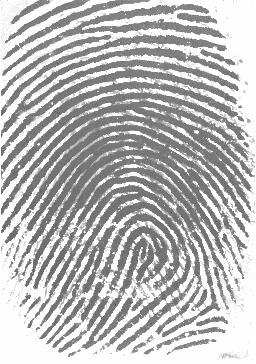
%> input picture code/picture/101_1_1.jpg, 256 x 364 px
$ octave ce010.m   (GNU Octave 9; MATLAB toolbox functions it lacks are replaced by stand-ins)
%> lines starting %> are read from the running program, lines starting %| are printed output that depends on the picture; in (x1, y1, x2, y2) boxes, pixels count from 0 and x2, y2 are one past the last pixel; in counts of white or black regions, pixels touching at a corner belong together; the program's own positions count from 1
### code/adaptiveThres.m
function [o] = adaptiveThres(a,W,noShow);
%Adaptive thresholding is performed by segmenting image a   自适应阈值是通过分割图像a实现的

[w,h] = size(a);%size(a)表示矩阵每个维度的长度
o = zeros(w,h);%w*h的0矩阵

%seperate it to W block把它分离到W区
%step to w with step length W

for i=1:W:w
for j=1:W:h
mean_thres = 0;

%white is ridge -> large白色是脊—>大

if i+W-1 <= w & j+W-1 <= h
   	mean_thres = mean2(a(i:i+W-1,j:j+W-1)); %mean():求列或行的平均数；mean2：mean(mean(a))
   	%threshold value is choosed选择阈值
      mean_thres = 0.8*mean_thres;
      %before binarization二值化前
      %ridges are black, small intensity value -> 1 (white ridge)脊线是黑色，小强度值—>1(白色脊线)
      %the background and valleys are white, large intensity value -> 0(black)
      %背景和山谷是白色的，大强度值—>0（黑色）
      o(i:i+W-1,j:j+W-1) = a(i:i+W-1,j:j+W-1) < mean_thres;
end;

end;
end;


if nargin == 2
imagesc(o);%将矩阵o中的元素数值按大小转换为不同颜色，并对坐标轴对应位置处以这种颜色染色。
colormap(gray);%输出一个灰色系的曲面图
end;

### code/direction.m
function [p,z] = direction(image,blocksize,noShow)
%	DIRECTION cacluates the local flow orientation in each local window
%方向计算每个本地窗口的局部流向
%  with size (blocksize x blocksize)
%  direction(grayScaleFingerprintImage,blocksize,graphicalShowDisableFlag)
%  return p ROI bound
%  return z ROI area

%image=adaptiveThres(image,16,0);

[w,h] = size(image);
direct = zeros(w,h);
gradient_times_value = zeros(w,h);
gradient_sq_minus_value = zeros(w,h);
gradient_for_bg_under = zeros(w,h);

W = blocksize;
theta = 0;
sum_value = 1;
bg_certainty = 0;

blockIndex = zeros(ceil(w/W),ceil(h/W));
%directionIndex = zeros(ceil(w/W),ceil(h/W));


times_value = 0;
minus_value = 0;

center = [];

%Note that the image coordinate system is
%请注意,图像坐标系是：
%x axis towards bottom and y axis towards right
%x轴朝向底部，y轴朝向右侧

filter_gradient = fspecial('sobel');%指定滤波器的类型为Sobel
%to get x gradient
I_horizontal = filter2(filter_gradient,image);%使用指定的Sobel滤波器对图像进行滤波，结果保存在I_horizontal

%to get y gradient得到y渐变
filter_gradient = transpose(filter_gradient);%转置
I_vertical = filter2(filter_gradient,image);


gradient_times_value=I_horizontal.*I_vertical;
gradient_sq_minus_value=(I_vertical-I_horizontal).*(I_vertical+I_horizontal);
gradient_for_bg_under = (I_horizontal.*I_horizontal) + (I_vertical.*I_vertical);


for i=1:W:w
    for j=1:W:h
      if j+W-1 < h & i+W-1 < w
		    times_value = sum(sum(gradient_times_value(i:i+W-1, j:j+W-1)));
          minus_value = sum(sum(gradient_sq_minus_value(i:i+W-1, j:j+W-1)));
          sum_value = sum(sum(gradient_for_bg_under(i:i+W-1, j:j+W-1)));

          bg_certainty = 0;
          theta = 0;

          if sum_value ~= 0 & times_value ~=0
             %if sum_value ~= 0 & minus_value ~= 0 & times_value ~= 0
             bg_certainty = (times_value*times_value + minus_value*minus_value)/(W*W*sum_value);

            if bg_certainty > 0.05
             blockIndex(ceil(i/W),ceil(j/W)) = 1;

             %tan_value = atan2(minus_value,2*times_value);
             tan_value = atan2(2*times_value,minus_value);


				theta = (tan_value)/2 ;
				theta = theta+pi/2;
            %now the theta is within [0,pi]

            %directionIndex(ceil(i/W),ceil(j/W)) = theta;
            %center = [center;[round(i + (W-1)/2),round(j + (W-1)/2),theta,bg_certainty]];
             center = [center;[round(i + (W-1)/2),round(j + (W-1)/2),theta]];
        		end;
        end;
    end;
 			 times_value = 0;
          minus_value = 0;
          sum_value = 0;

   end;
end;


if nargin == 2
	imagesc(direct);

	hold on;
	[u,v] = pol2cart(center(:,3),8);%将极坐标转换为直角坐标
   quiver(center(:,2),center(:,1),u,v,0,'g');%将矢量用二维箭头绘制出来
   hold off;
end;


x = bwlabel(blockIndex,4);%在二值图像中标记连通区域
%map = [0 0 0;jet(3)];
%figure
%imshow(x+1,map,'notruesize')

y = bwmorph(x,'close');%对二值图像进行指定的形态学处理
%figure
%imshow(y,map,'notruesize');

%z is the region of interest (ROI)
%with the index format

z = bwmorph(y,'open');
%figure
%imshow(z,map,'notruesize');

%p is the bound of ROI

p = bwperim(z);%查找二值图像的边缘
%figure,
%imshow(p,map,'notruesize');

%directMap = directionIndex;

### code/drawROI.m
function [roiImg,roiBound,roiArea] = drawROI(in,inBound,inArea,noShow)
%  drawROI(grayLevelFingerprintImage,ROIboundMap,ROIareaMap,flagToDisableGUI)
%  construct a ROI rectangle for the input fingerprint image and return the
%  segmented fingerprint
%为输入的指纹图像构造一个ROI矩形，并返回分割后的指纹，自动图像分割提取法
%  With the assumption that only one ROI region for each fingerprint image
%假设每个指纹图像只有一个ROI区域
[iw,ih]=size(in);
tmplate = zeros(iw,ih);
[w,h] = size(inArea);
tmp=zeros(iw,ih);
%ceil(iw/16) should = w
%ceil(ih/16) should = h

left = 1;
right = h;
upper = 1;
bottom = w;

le2ri = sum(inBound);
roiColumn = find(le2ri>0);
left = min(roiColumn);
right = max(roiColumn);

tr_bound = inBound';

up2dw=sum(tr_bound);
roiRow = find(up2dw>0);
upper = min(roiRow);
bottom = max(roiRow);

%cut out the ROI region image裁剪ROI区域图像

%show background,bound,innerArea with different gray intensity:0,100,200
%显示背景，边界，不同灰度的内部区域：0，100，200
for i = upper:1:bottom
   for j = left:1:right
      if inBound(i,j) == 1
         tmplate(16*i-15:16*i,16*j-15:16*j) = 200;
         tmp(16*i-15:16*i,16*j-15:16*j) = 1;
      elseif inArea(i,j) == 1 & inBound(i,j) ~=1
         tmplate(16*i-15:16*i,16*j-15:16*j) = 100;
         tmp(16*i-15:16*i,16*j-15:16*j) = 1;
      end;
   end;
end;
in=in.*tmp;
roiImg = in(16*upper-15:16*bottom,16*left-15:16*right);
roiBound = inBound(upper:bottom,left:right);
roiArea = inArea(upper:bottom,left:right);
roiArea = im2double(roiArea) - im2double(roiBound);
if nargin == 3
	colormap(gray);
   imagesc(tmplate);
end;

### code/ce010.m
[filename,pathname,filter] = uigetfile({'*.tif;*.TIF;*.bmp;*.gif;*.png'},'选择图片');
%> the answer given: picture/101_1_1.jpg
str = fullfile(pathname,filename);
w=16
I=imread(str);
%> I is the input picture: size 364x256 uint8; min 59, max 255, mean 185.9
% imshow(I,'parent',handles.axes1);
setappdata(0,'I1',I);
% set(handles.text2,'String','Load Fingerprint Image');
% set(handles.text2,'visible','on');
setappdata(0,'w',w);
h=clock;
datetime=strcat('Time：',num2str(h(:,1)),'-',num2str(h(:,2)),'-',num2str(h(:,3)),'---',num2str(h(:,4)),':',num2str(h(:,5)));
% set(handles.text4,'String',sprintf(datetime));
% set(handles.text4,'visible','on');
%%
%语音部分
text2=strcat('狗子主人，当前时间为，北京时间',num2str(num2str(h(:,1))),'年',num2str(h(:,2)),'月',num2str(h(:,3)),'日',num2str(h(:,4)),'点',num2str(h(:,5)),'分');
% text2 = '欢迎狗子主人进行实验，多多加油哦'
fid = fopen('text.txt','w');
fprintf(fid,'%s\n',text2);
fclose(fid);
% winopen('text.txt')
if ispc
    sysCommand = 'python bridge.py';
elseif isunix
    sysCommand = 'python3 brdige.py';
else
    fprintf('Operating system may not be supported, play answer.wav manually');
end
test_mode = 0
if test_mode ~= 1
    [status, res] = system(sysCommand);
end

% 第二步
I=getappdata(0,'I1');

I=histeq(uint8(I));
% [6 lines of commented-out code are left out]
setappdata(0,'I2',I);


% 第三步
I=getappdata(0,'I2');
% I1= I;
% W=inputdlg(text);W=str2num(char(W));
% subplot(handles.axes2);

I=adaptiveThres(double(I),32);
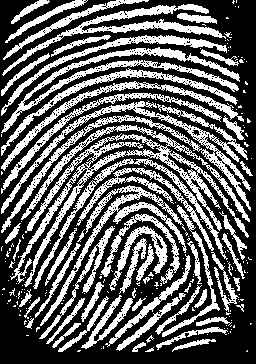
%> displayed picture: size 364x256x3, on the screen's scale of 0 to 255; 38.7% white; 220 white regions (161 under 20 px), largest, box (x1, y1, x2, y2) and area: (10, 125, 250, 287) 5140, (1, 101, 251, 233) 3842, (1, 47, 240, 133) 2519
% [5 lines of commented-out code are left out]
setappdata(0,'I3',I);


%第4步

I=getappdata(0,'I3');
% subplot(handles.axes2)

[o1Bound,o1Area]=direction(I,16);
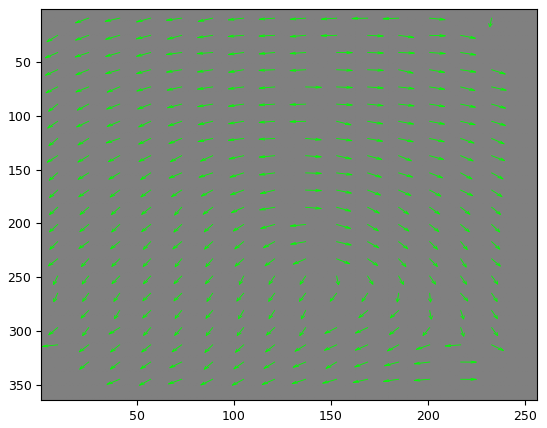
%> figure redrawn from the program's plot data
% imshow(I,'parent',handles.axes2);

% set(handles.text3,'String','Orientation Flow Estimate');
% set(handles.text3,'visible','on');
setappdata(0,'I4',I);
setappdata(0,'o1Bound',o1Bound);
setappdata(0,'o1Area',o1Area);


% 第5步

I=getappdata(0,'I4');
o1Bound=getappdata(0,'o1Bound');
o1Area=getappdata(0,'o1Area');
% subplot(handles.axes2);

[o2,o1Bound,o1Area]=drawROI(I,o1Bound,o1Area);
%> the run ends on the next line

$ run again, on code/picture/101_1_3.jpg
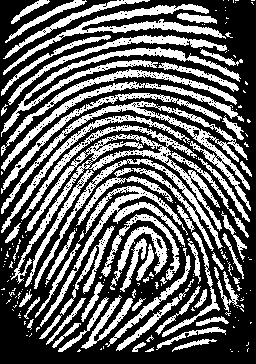
%> input picture code/picture/101_1_3.jpg, 256 x 364 px
%> I is the input picture: size 364x256 uint8; min 0, max 255, mean 100.7
%> `I=adaptiveThres(double(I),32);`:
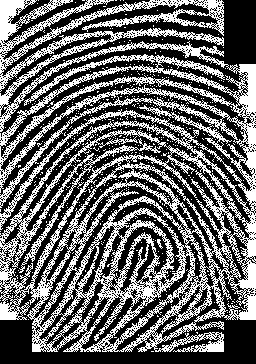
%> displayed picture: size 364x256x3, on the screen's scale of 0 to 255; 40.3% white in thin lines or dots
%> `[o1Bound,o1Area]=direction(I,16);`:
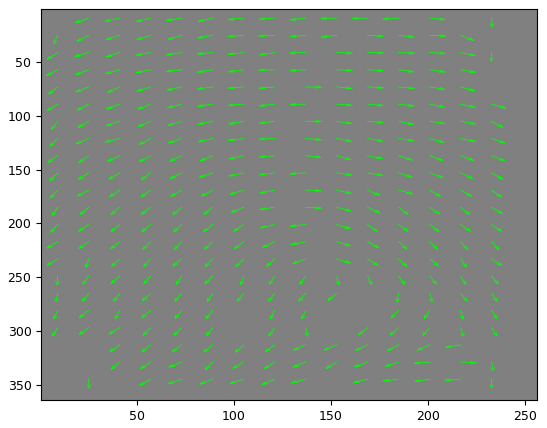
%> figure redrawn from the program's plot data

$ run again, on code/picture/101_2_1.jpg
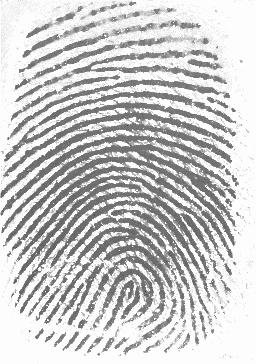
%> input picture code/picture/101_2_1.jpg, 256 x 364 px
%> I is the input picture: size 364x256 uint8; min 45, max 255, mean 201.8
%> `I=adaptiveThres(double(I),32);`:
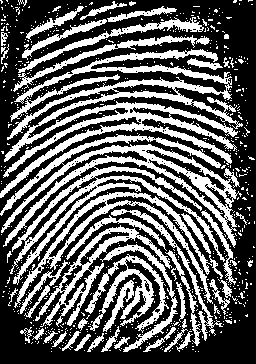
%> displayed picture: size 364x256x3, on the screen's scale of 0 to 255; 38.3% white; 690 white regions (639 under 20 px), largest, box (x1, y1, x2, y2) and area: (0, 49, 243, 198) 9150, (0, 134, 242, 285) 8528, (14, 192, 213, 308) 2549
%> `[o1Bound,o1Area]=direction(I,16);`:
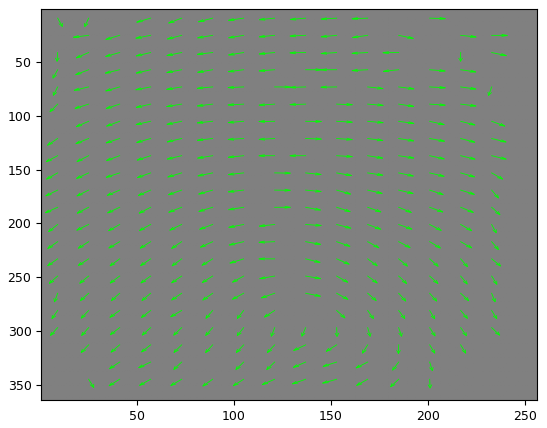
%> figure redrawn from the program's plot data
